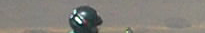
#> input picture database2_raw_data/comcapacete/102.png, 205 x 33 px; its folder holds 4 pictures in this run
$ jupyter execute --allow-errors scikitImageLearn.ipynb   (shell and % lines are left out)   (older library calls are emulated)
#> lines starting #> are read from the running program, lines starting #| are printed output that depends on the picture
# Computer Vision: scikit-image + scikit-learn

# Problema:
## Classificar Imagens de Motociclistas
#### *Com capacete*

#### *Sem capacete*

[cell 1]
import numpy as np
from numpy import copy
import matplotlib.pyplot as plt
from skimage.io import imread_collection,imsave
from sklearn.model_selection import train_test_split
from glob import glob
from scipy.stats import randint as sp_randint
import time
from skimage.color import rgb2grey
from skimage.filters import threshold_otsu
from skimage.measure import label,regionprops
import copy
from scipy.stats.mstats_basic import skew, kurtosis

# Read images from database

[cell 2]
path = "/Users/romuere/Dropbox/MTAP/databases/database2_raw_data/"

[cell 3]
comcapacete = glob(path+'comcapacete/*.png')

[cell 4]
semcapacete = glob(path+'semcapacete/*.png')

[cell 5]
images_cc = imread_collection(comcapacete)
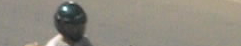
#> input picture database2_raw_data/comcapacete/111.png, 241 x 46 px
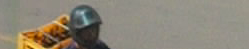
#> input picture database2_raw_data/comcapacete/126.png, 249 x 49 px
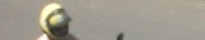
#> input picture database2_raw_data/comcapacete/13.png, 205 x 40 px
#> images_cc = 4 items
images_sc = imread_collection(semcapacete)

# Segmentation

[cell 6]
def segmentation(im):
    '''Recebe uma imagem calcula limiar de otsu e fazer o
       recorte obdecendo a região resultante desse limiar'''

    grey_image = rgb2grey(im)
    otsu = threshold_otsu(grey_image)
    im_ = grey_image < otsu

    n_branco = np.sum(im_ == 1)
    n_preto = np.sum(im_ == 0)
    if n_branco > n_preto:
        im_ = 1-im_

    label_img = label(im_, connectivity = grey_image.ndim)#detecta regioes nao conectadas
    props = regionprops(label_img)#calcula propriedade importantes de cada regiao encontrada (ex. area)

    #Convert todas as regioes que possuem um valor de area menor que a maior area em background da imagem
    area = np.asarray([props[i].area for i in range(len(props))])#area de cada regiao encontrada
    max_index = np.argmax(area)#index da maior regiao
    for i in range(len(props)):
        if(props[i].area < props[max_index].area):
            label_img[np.where(label_img == i+1)] = 0#regiao menor que a maior eh marcada como background

    #----------------recorte da regiao de interesse----------------#
    # Obtendo os limites verticais das imagens segmentadas
    ymin = np.min(np.where(label_img != 0)[1])
    ymax = np.max(np.where(label_img != 0)[1])
    imagem_cortada = imagem[:,ymin:ymax,:]
    return imagem_cortada

[cell 7]
start = time.time()
#> (the rest of this cell did not finish here and is left out)

[cell 8]
labels = np.concatenate((np.zeros(len(comcapacete)),np.ones(len(semcapacete))))
#> labels = [0, 0, 0, 0]

# Extracting Features using GLCM

[cell 9]
path_segmentada = "/Users/romuere/Dropbox/MTAP/databases/database2_raw_data/segmentacao/"
comcapacete = glob(path_segmentada+'comcapacete/*.png')
semcapacete = glob(path_segmentada+'semcapacete/*.png')
images = imread_collection(comcapacete+semcapacete)
#> images = 4 items

[cell 10]
from skimage.feature import greycomatrix,greycoprops

### Parameter

- Distance
- Angle

[cell 11]
d = 15

[cell 12]
features = np.zeros((len(labels),18)) #6 features x 3 color channels
start = time.time()

for id_im,imagem in enumerate(images):
    for id_ch in range(3):
        matrix0 = greycomatrix(imagem[:,:,id_ch], [d], [0],normed=True)
        matrix1 = greycomatrix(imagem[:,:,id_ch], [d], [np.pi/4],normed=True)
        matrix2 = greycomatrix(imagem[:,:,id_ch], [d], [np.pi/2],normed=True)
        matrix3 = greycomatrix(imagem[:,:,id_ch], [d], [3*np.pi/4],normed=True)
        matrix = (matrix0+matrix1+matrix2+matrix3)/4
        props = np.zeros((6))
        props[0] = greycoprops(matrix,'contrast')
        props[1] = greycoprops(matrix,'dissimilarity')
        props[2] = greycoprops(matrix,'homogeneity')
        props[3] = greycoprops(matrix,'energy')
        props[4] = greycoprops(matrix,'correlation')
        props[5] = greycoprops(matrix,'ASM')
        features[id_im,id_ch*6:(id_ch+1)*6] = props
#> this loop made 4 passes

end = time.time()
print(end - start)

# Split Data

[cell 13]
train = 0.5
test = 1-train

[cell 14]
X_train, X_test, y_train, y_test = train_test_split(features, labels, test_size=test)
#> y_train = [0, 0]; y_test = [0, 0]
